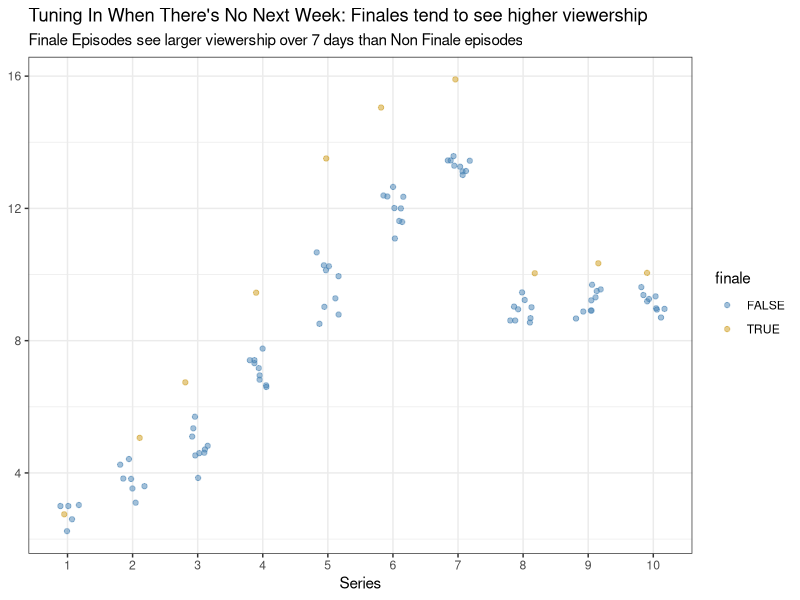
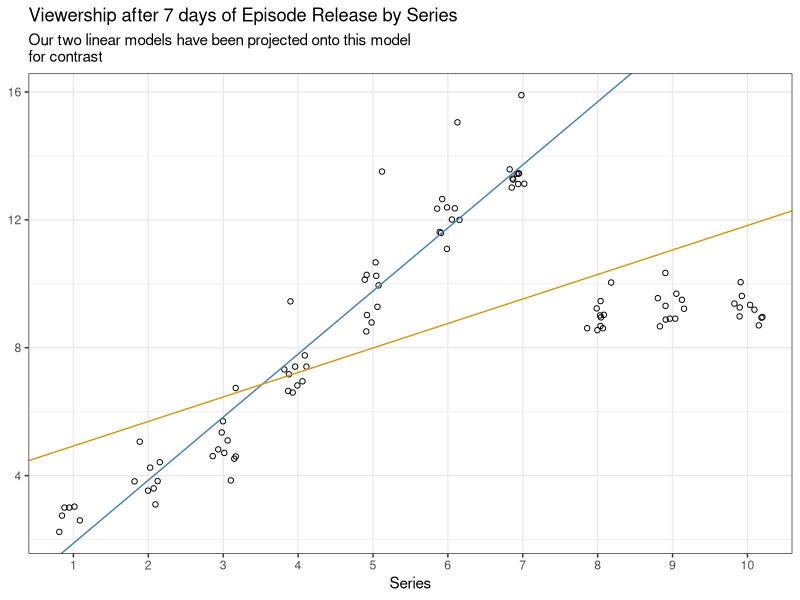

Recreate these plots in R, in order.
## ---- chunk 1
#| label: setup
library(tidyverse)
library(here)
library(kableExtra)
library(broom)


ratings <- read_csv("ratings.csv")

## ---- chunk 2
#| label: data-cleaning


## ADDING INDICATOR VARIABLE
finale_episodes <- ratings|>
  group_by(series)|>
  slice_max(order_by = episode)|>
  ungroup()|>
  mutate(
    finale = TRUE
  )

non_finale_episodes <- ratings |>
  anti_join(finale_episodes)|>
  mutate(
    finale = FALSE
  )
ratings_new <- non_finale_episodes |>
  full_join(finale_episodes)


non<- non_finale_episodes|>
  summarise(
    type = "Non Finale Episodes",
    mean = mean(viewers_7day),
    sd = sd(viewers_7day),
    median = median(viewers_7day),
    q1 = quantile(viewers_7day,probs = .25),
    q3 = quantile(viewers_7day,probs = .75)
    
  )

fin <- finale_episodes|>
  summarise(
    type = "Finale Episodes",
    mean = mean(viewers_7day),
    sd = sd(viewers_7day),
    median = median(viewers_7day),
    q1 = quantile(viewers_7day,probs = .25),
    q3 = quantile(viewers_7day,probs = .75)
  )

ratings_subset <- ratings|>
  filter(series <8)



## ---- chunk 3
#| label: data-analysis
# you might choose to run your analysis here or in a separate script. Save your output for later.

## T-TEST
t.test(formula = x ~ y, x = ratings_new$viewers_7day, y = ratings_new$finale, alternative = "greater")


## LINEAR MODELS
bakeoff_early_fit <- lm(viewers_7day ~ series, data = ratings_subset)

bakeoff_fit <- lm(viewers_7day ~ series, data = ratings)

## ---- chunk 4
#| label: fig-finale-viewership-plot
#| fig-cap: "Your figure caption."
#| fig-alt: "Your figure alternative text."
#| fig-align: center
#| fig-pos: "H"

ratings_new|>
  ggplot(mapping = aes(x = factor(series)))+
  geom_jitter(mapping = aes(y = viewers_7day, color = finale),
              width = 0.2, height = 0, alpha = 0.5)+
  theme_bw()+
  labs(
    x = "Series",
    y = NULL,
    subtitle = "Finale Episodes see larger viewership over 7 days than Non Finale episodes",
    title = "Tuning In When There's No Next Week: Finales tend to see higher viewership"
  )+
  scale_color_manual(values = c("steelblue", "goldenrod3"))


## ---- chunk 5
#| label: tbl-finale-viewership-summary
#| tbl-cap: "Put caption here."
#| tbl-pos: "H"


non |>
  full_join(fin)|>
  kable(
    format = "pipe",
    align = "l",
    caption = "Summary Stats for Non Finale and Finale Episodes"
  )
## ---- chunk 6

#| label: tbl-linear-model-comp-and-summary
#| tbl-cap: "Put caption here."
#| tbl-pos: "H"


reduced <- glance(bakeoff_early_fit)|>
  select(r.squared, p.value)|>
  mutate(
    type = "reduced"
  )
  
glance(bakeoff_fit)|>
  select(r.squared, p.value)|>
  mutate(
    type = "full"
  )|>
  full_join(reduced)|>
  kable()

## ---- chunk 7
#| label: fig-linear-model-viewership-plot
#| fig-cap: "Graph of viewership for every episode with two lines projected onto it. Blue line is projected onto the graph showing the subsetted linear model. Yellow line is projected onto the line showing the full linear model. This graph shows how the subsetting linear model fits the first seven series extremely well, showing that series 8, 9, and 10 have a different trend."
#| fig-alt: "Your figure alternative text."
#| fig-align: center
#| fig-pos: "H"

ratings |>
  ggplot(mapping = aes(x = factor(series), y = viewers_7day))+
  geom_jitter(width = 0.2, height = 0, shape = 1)+
  geom_abline(
    slope = 1.97278, intercept = -0.08880, col = "steelblue"
              )+
  geom_abline(
    slope = 0.76636, intercept = 4.16083, col = "goldenrod3"
    )+
  theme_bw()+
  labs(
    x = "Series",
    y = NULL,
    subtitle = "Our two linear models have been projected onto this model \nfor contrast",
    title = "Viewership after 7 days of Episode Release by Series"
  )
  
